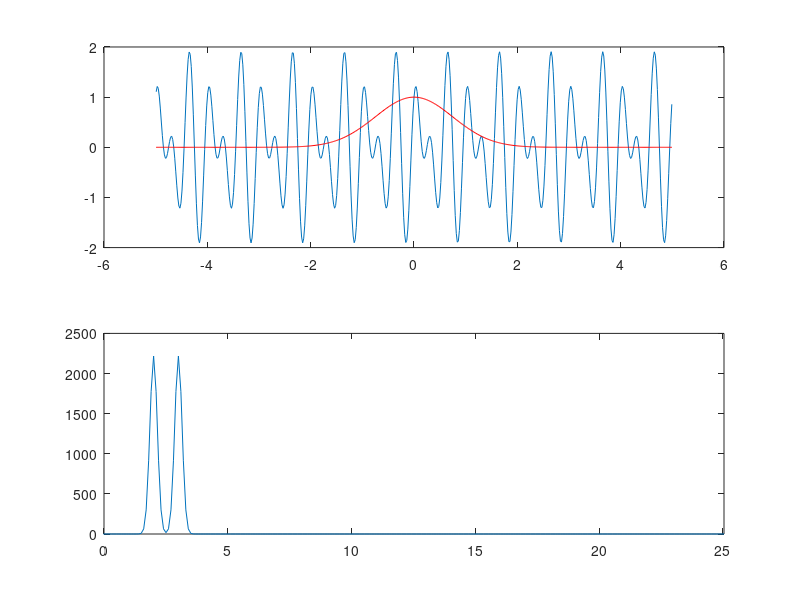

Here is the MATLAB script that generated this plot:
clear all; clc; format compact; 

T=10; Nt=501; dt=T/Nt; Fs=1/dt; t=(0:Nt-1)*dt; f=linspace(-Fs/2,Fs/2,Nt); 
t=t-mean(t); 
s=sin(2*pi*t*2)+cos(2*pi*t*3); 
sig=.75; 
w=exp(-1/2*(t/sig).^2); w=w/max(w); 
figure(1); clf; 
subplot(211); plot(t,s,t,w,'r'); 

subplot(212); 
S=fftshift(fft(s.*w)); 
P=S.*conj(S);  
plot(f,P); xlim([0 max(f)])

% check parsevals theorem
powt=sum(s.^2)*dt
powf=sum(P)/Nt*dt
